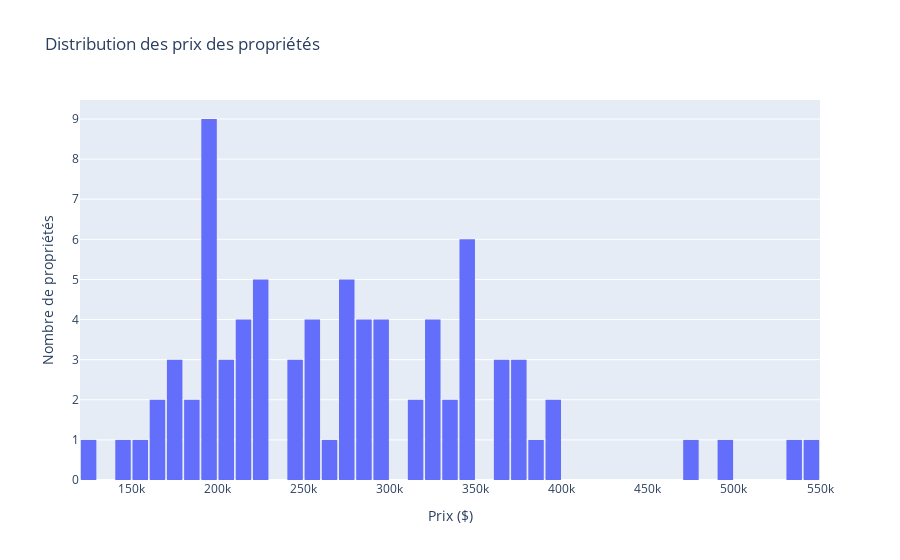

The notebook cell this image was saved under:
### Markdown cell above
3️⃣ Distribution des Prix

### Code cell
import plotly.express as px

fig = px.histogram(df_filtered, x="price", nbins=50, title="Distribution des prix des propriétés")
fig.update_layout(
    xaxis_title="Prix ($)",
    yaxis_title="Nombre de propriétés",
    bargap=0.1
)
fig.show()

### Figure 1 — Plotly figure (JSON) as saved in the notebook; plotly's stock layout.template omitted (floating-point values rounded to 4 significant figures)
{"data": [{"alignmentgroup": "True", "bingroup": "x", "hovertemplate": "price=%{x}<br>count=%{y}<extra></extra>", "legendgroup": "", "marker": {"color": "#636efa", "pattern": {"shape": ""}}, "name": "", "nbinsx": 50, "offsetgroup": "", "orientation": "v", "showlegend": false, "type": "histogram", "x": [275000, 147000, 164900, 199000, 229000, 345000, 250000, 175000, 349000, 229000, 195000, 193000, 279000, 219000, 209000, 169000, 374999, 189000, 205000, 249900, 259000, 374900, 224900, 199000, 299000, 389000, 159000, 339000, 274000, 199000, 209900, 199500, 325000, 224900, 549900, 365000, 129000, 195000, 249900, 179000, 249900, 259900, 289900, 374900, 215000, 287000, 299000, 310000, 475000, 369000, 539900, 250000, 275000, 399000, 289900, 325000, 182000, 219000, 349900, 349000, 199000, 265000, 324900, 279500, 219000, 224900, 174900, 319900, 325000, 285000, 495000, 390000, 349000, 349000, 295000, 335000, 299999, 365000, 199999], "xaxis": "x", "yaxis": "y"}], "layout": {"bargap": 0.1, "barmode": "relative", "legend": {"tracegroupgap": 0}, "title": {"text": "Distribution des prix des propriétés"}, "xaxis": {"anchor": "y", "domain": [0, 1], "title": {"text": "Prix ($)"}}, "yaxis": {"anchor": "x", "domain": [0, 1], "title": {"text": "Nombre de propriétés"}}}}
